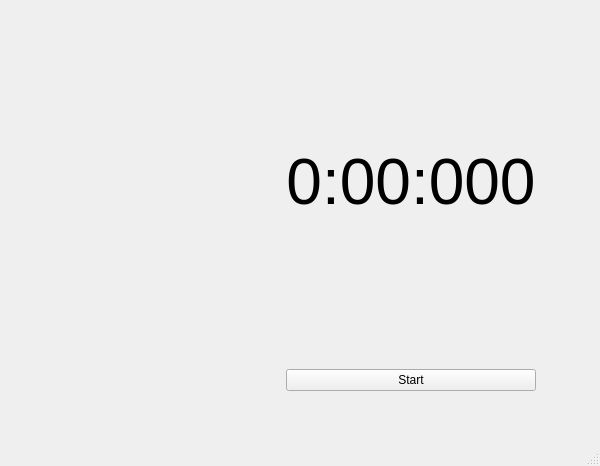
<?xml version="1.0" encoding="UTF-8"?>
<ui version="4.0">
 <class>MainWindow</class>
 <widget class="QMainWindow" name="MainWindow">
  <property name="geometry">
   <rect>
    <x>0</x>
    <y>0</y>
    <width>600</width>
    <height>466</height>
   </rect>
  </property>
  <property name="minimumSize">
   <size>
    <width>600</width>
    <height>466</height>
   </size>
  </property>
  <property name="maximumSize">
   <size>
    <width>600</width>
    <height>466</height>
   </size>
  </property>
  <property name="windowTitle">
   <string>MainWindow</string>
  </property>
  <widget class="QWidget" name="centralwidget">
   <widget class="QWidget" name="horizontalLayoutWidget">
    <property name="geometry">
     <rect>
      <x>0</x>
      <y>0</y>
      <width>541</width>
      <height>391</height>
     </rect>
    </property>
    <layout class="QHBoxLayout" name="horizontalLayout_4">
     <item>
      <spacer name="horizontalSpacer_2">
       <property name="orientation">
        <enum>Qt::Horizontal</enum>
       </property>
       <property name="sizeType">
        <enum>QSizePolicy::Maximum</enum>
       </property>
       <property name="sizeHint" stdset="0">
        <size>
         <width>40</width>
         <height>20</height>
        </size>
       </property>
      </spacer>
     </item>
     <item>
      <layout class="QVBoxLayout" name="verticalLayout_7">
       <item>
        <widget class="QLabel" name="label_2">
         <property name="text">
          <string/>
         </property>
        </widget>
       </item>
      </layout>
     </item>
     <item>
      <layout class="QVBoxLayout" name="verticalLayout_6">
       <item>
        <layout class="QVBoxLayout" name="verticalLayout">
         <item>
          <widget class="QLabel" name="label">
           <property name="font">
            <font>
             <pointsize>48</pointsize>
            </font>
           </property>
           <property name="text">
            <string>0:00:000</string>
           </property>
           <property name="alignment">
            <set>Qt::AlignCenter</set>
           </property>
          </widget>
         </item>
         <item>
          <widget class="QPushButton" name="pushButton">
           <property name="text">
            <string>Start</string>
           </property>
          </widget>
         </item>
        </layout>
       </item>
      </layout>
     </item>
     <item>
      <spacer name="horizontalSpacer">
       <property name="orientation">
        <enum>Qt::Horizontal</enum>
       </property>
       <property name="sizeType">
        <enum>QSizePolicy::Maximum</enum>
       </property>
       <property name="sizeHint" stdset="0">
        <size>
         <width>5</width>
         <height>5</height>
        </size>
       </property>
      </spacer>
     </item>
    </layout>
   </widget>
  </widget>
  <widget class="QMenuBar" name="menubar">
   <property name="geometry">
    <rect>
     <x>0</x>
     <y>0</y>
     <width>600</width>
     <height>20</height>
    </rect>
   </property>
  </widget>
  <widget class="QStatusBar" name="statusbar"/>
 </widget>
 <resources/>
 <connections/>
</ui>
